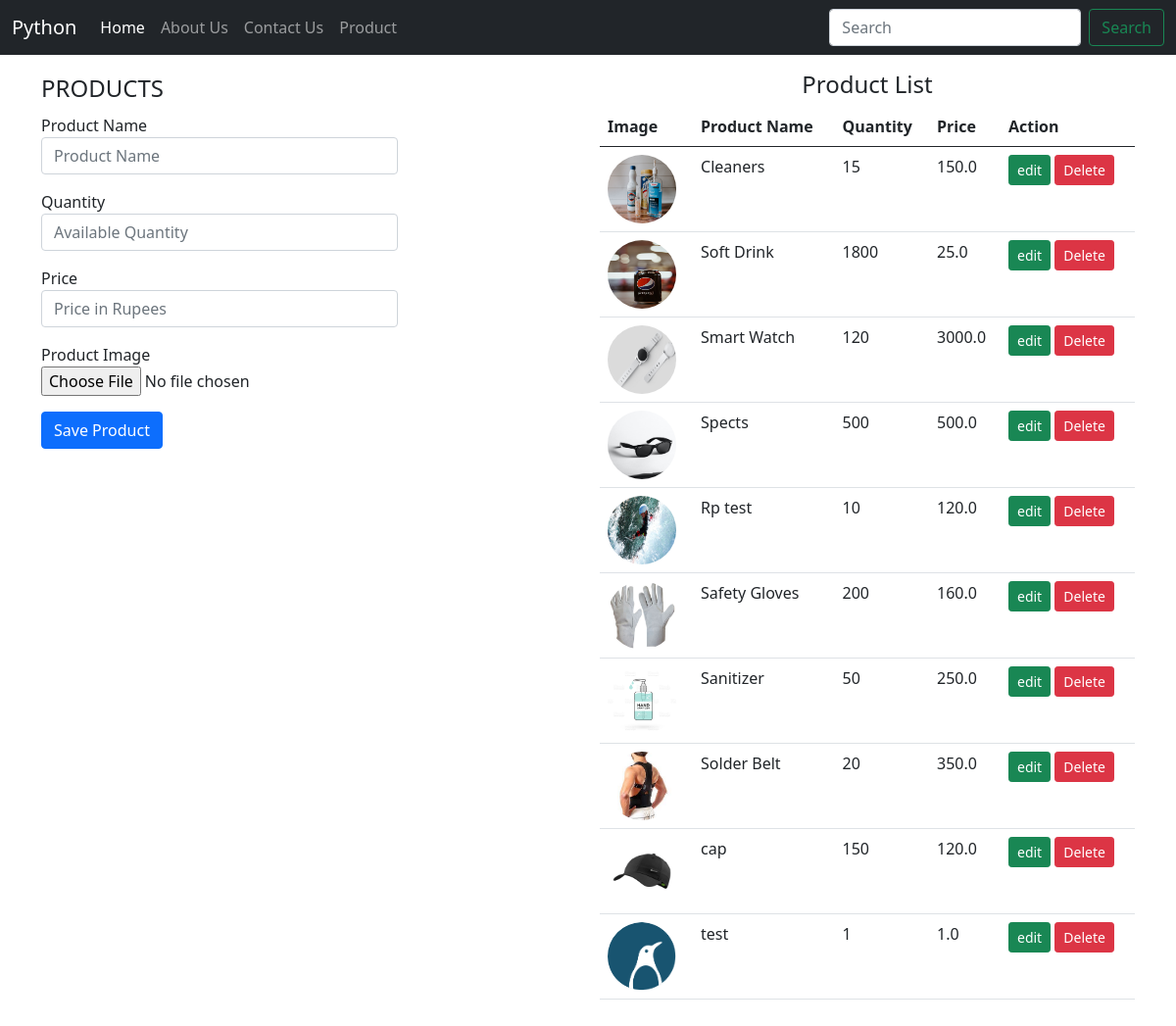
/product, run on the app's committed database.
### home/models.py (models this page shows)
class Product(models.Model):
    product_name = models.CharField(max_length=122)
    available_quantity = models.CharField(max_length=10)
    price = models.FloatField(max_length=10)
    image = models.ImageField(upload_to='images')
    date = models.DateField()

### home/views.py (the view, shortened to what this page needs)
# urls.py: path("product", views.product, name='product'),
def product(request):
    products = Product.objects.all()
    return render(request, 'product.html', {'products' : products})

### templates/product.html (shortened to what this page needs)
{% extends 'base.html' %}
{% block body %}
{% load static %}
<div class="container my-3">
<div class='row'>
  <div class=col-md-6>
    <form class="form-horizontal" method='post' action='' enctype="multipart/form-data">
      <fieldset>
      <legend>PRODUCTS</legend>
      <div class="form-group my-3">
        <label class="col-md-8 control-label" for="product_name">Product Name</label>
        <div class="col-md-8">
        <input id="product_name" name="product_name" placeholder="Product Name" class="form-control input-md" required="" type="text">
        </div>
      </div>
      <div class="form-group  my-3">
        <label class="col-md-8 control-label" for="available_quantity">Quantity</label>
        <div class="col-md-8">
        <input id="available_quantity" name="available_quantity" placeholder="Available Quantity" class="form-control input-md" required="" type="number" >
        </div>
      </div>
      <div class="form-group  my-3">
        <label class="col-md-8 control-label" for="price">Price</label>
        <div class="col-md-8">
        <input id="price" name="price" placeholder="Price in Rupees" class="form-control input-md" required="" type="number" >
        </div>
      </div>
      <div class="form-group my-3">
        <label class="col-md-8 control-label" for="filebutton">Product Image</label>
        <div class="col-md-8">
          <input id="image" name="image" class="input-file" type="file" accept="image/*">
        </div>
      </div>
      <div class="form-group my-3">
        <div class="col-md-8">
          <input id="singlebutton" name="singlebutton" value="Save Product" class="btn btn-primary" type="submit" />
        </div>
        </div>
      </fieldset>
      </form>
  </div>
  <div class=col-md-6>
    <h4 class="text-center">Product List</h4>
        <table class="table table-hover">
            <thead>
                <tr>
                  <th scope="col">Image</th>
                  <th scope="col">Product Name</th>
                  <th scope="col">Quantity</th>
                  <th scope="col">Price</th>
                  <th scope="col">Action</th>
                </tr>
              </thead>
              <tbody>
                {% if products %}
                  {% for product in products %}
                <tr>
                  <th scope="row"><img src="{{ MEDIA_URL }}{{product.image}}" class='rounded-circle' style="height: 70px; width: 70px;" alt='img'></th>
                  <td>{{product.product_name}}</td>
                  <td>{{product.available_quantity}}</td>
                  <td>{{product.price}}</td>
                  <td>
                      <a href="{% url 'edit' product.id %}" class="btn btn-success btn-sm"> edit</a>
                      <form action="{% url 'delete' product.id %}" method="POST" class="d-inline">
                          <input type="submit" class="btn btn-danger btn-sm" value="Delete" >
                      </form>
                  </td>
                </tr>
                {% endfor %}
                {% else %}
                  <tr><td colspan='5'><center>Yet to add a product.</center></td></tr>
              {% endif %}
              </tbody>
            </table>
  </div>
</div>
</div>
{% endblock body%}

### data on the page
Product: image (picture), product_name "Cleaners", available_quantity "15", price "150.0"
Product: image (picture), product_name "Soft Drink", available_quantity "1800", price "25.0"
Product: image (picture), product_name "Smart Watch", available_quantity "120", price "3000.0"
Product: image (picture), product_name "Spects", available_quantity "500", price "500.0"
Product: image (picture), product_name "Rp test", available_quantity "10", price "120.0"
Product: image (picture), product_name "Safety Gloves", available_quantity "200", price "160.0"
Product: image (picture), product_name "Sanitizer", available_quantity "50", price "250.0"
Product: image (picture), product_name "Solder Belt", available_quantity "20", price "350.0"
Product: image (picture), product_name "cap", available_quantity "150", price "120.0"
Product: image (picture), product_name "test", available_quantity "1", price "1.0"
